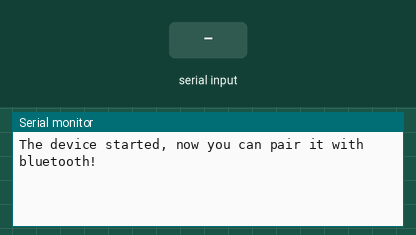
A sketch run on a simulated ESP32. Parts: the last lines printed to the serial monitor. The inputs (shaded band) are chosen by the test bench. Nothing arrives over Bluetooth unless stated.

Above: at 1.2 s.
1.3 s: "1A" received over the second serial link
At 2.2 s:
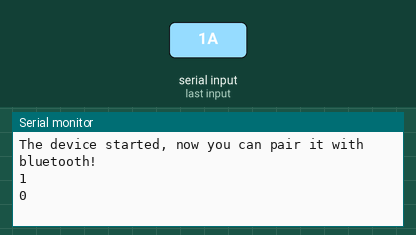
2.8 s: "2A" received over the second serial link
At 3.3 s:
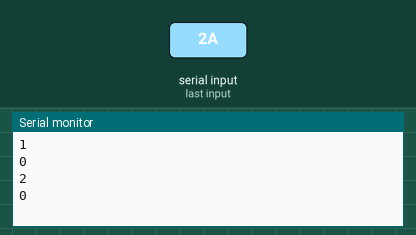
Timing chart, 0 to 5.8 s (numbered marks = the images above; inputs shaded):
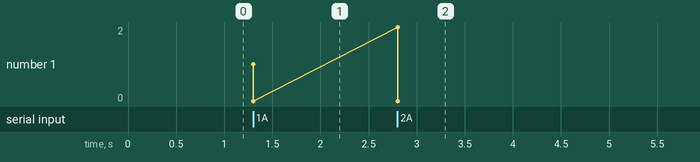

The sketch:

BLE_JSON.ino
```cpp
#include <ArduinoJson.h>
#include "BluetoothSerial.h"

#if !defined(CONFIG_BT_ENABLED) || !defined(CONFIG_BLUEDROID_ENABLED)
#error Bluetooth is not enabled! Please run `make menuconfig` to and enable it
#endif

BluetoothSerial SerialBT;

void setup() {
  Serial.begin(9600);
  SerialBT.begin("ESP32test"); //Bluetooth device name
  Serial.println("The device started, now you can pair it with bluetooth!");
}

void loop() {

  if (SerialBT.available()) {

    char bfr[501];
    memset(bfr, 0, 501);

    /* readBytesUntil(Terminator, data, dataLength) */
    SerialBT.readBytesUntil('A', bfr, 500);
    Serial.println(bfr);

    // Allocate Stack Memory for 1000 bytes
    StaticJsonDocument<1000> doc;

    // Deserialize the JSON document
    DeserializationError error = deserializeJson(doc, bfr);

    // Test if parsing succeeds.
    if (error) {
      Serial.print(F("deserializeJson() failed: "));
      Serial.println(error.f_str());
      return;
    }

    // JSON Data Parsing
    int id = doc["id"];

    // Print values
    Serial.println(id);
  }

  delay(100);
}
```

Measured:
- after the input at 1.3 s, the serial monitor: prints a new line at once (image 1)
- after the input at 2.8 s, the serial monitor: prints a new line at once (image 2)
